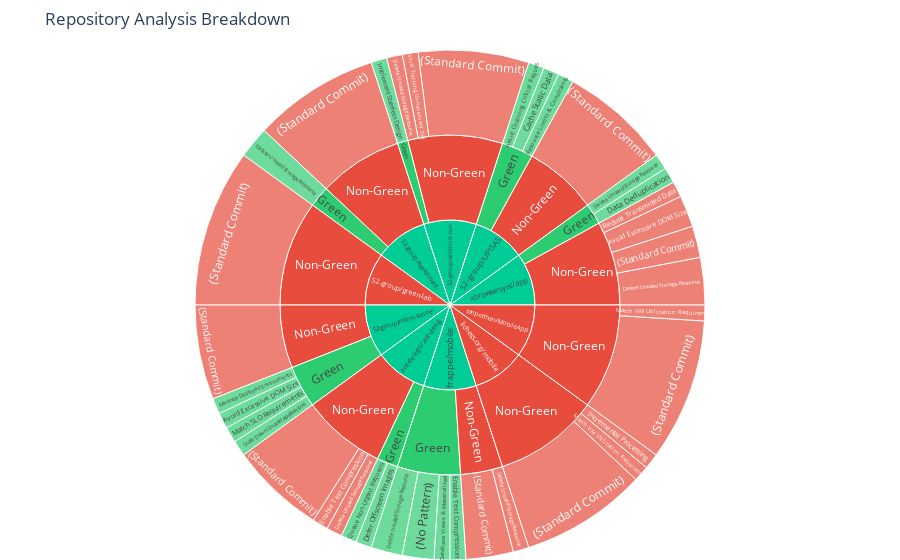
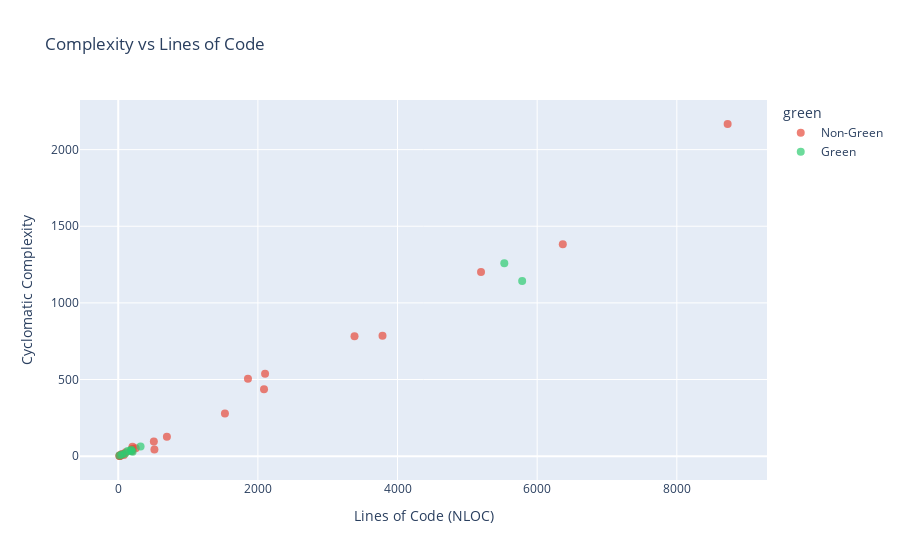

The cell these charts' notebook holds for them, in order:
### Markdown cell above
---
## Step 15: Interactive Visualization (Plotly)

Interactive charts for deeper exploration.

### Code cell
import plotly.express as px
import warnings

# Suppress the FutureWarning from Plotly/Pandas compatibility
warnings.filterwarnings("ignore", category=FutureWarning, module="plotly")

# Sunburst: Repository -> Green/Non-Green -> Pattern
sun_data = []
for r in results:
    for c in r.get("commits", []):
        is_green = c.get("green_aware", False)
        cat = "Green" if is_green else "Non-Green"
        patterns = c.get("gsf_patterns_matched", [])
        # Use descriptive label instead of "None"
        if patterns:
            pat = patterns[0][:30]
        else:
            pat = "(No Pattern)" if is_green else "(Standard Commit)"
        sun_data.append(
            {
                "repository": r["name"][:20],
                "category": cat,
                "pattern": pat,
                "count": 1,
            }
        )

if sun_data:
    df_sun = pd.DataFrame(sun_data)
    fig = px.sunburst(
        df_sun,
        path=["repository", "category", "pattern"],
        values="count",
        title="Repository Analysis Breakdown",
        color="category",
        color_discrete_map={"Green": "#2ecc71", "Non-Green": "#e74c3c"},
    )
    fig.update_layout(margin=dict(t=50, l=0, r=0, b=0))
    fig.show()

# Scatter: Complexity vs NLOC
sc = [
    {
        "cx": c["total_complexity"],
        "nloc": c["total_nloc"],
        "green": "Green" if c.get("green_aware") else "Non-Green",
        "repo": c.get("repository", "Unknown"),
    }
    for c in all_commits
    if c.get("total_complexity") and c.get("total_nloc")
]

if sc:
    fig2 = px.scatter(
        pd.DataFrame(sc),
        x="nloc",
        y="cx",
        color="green",
        hover_data=["repo"],
        color_discrete_map={"Green": "#2ecc71", "Non-Green": "#e74c3c"},
        title="Complexity vs Lines of Code",
        labels={"nloc": "Lines of Code (NLOC)", "cx": "Cyclomatic Complexity"},
    )
    fig2.update_traces(marker=dict(size=8, opacity=0.7))
    fig2.show()

### Figure 1 — Plotly figure (JSON) as saved in the notebook; plotly's stock layout.template omitted (floating-point values rounded to 4 significant figures)
{"data": [{"branchvalues": "total", "customdata": [["Non-Green"], ["Non-Green"], ["Non-Green"], ["Non-Green"], ["Non-Green"], ["Green"], ["Green"], ["Non-Green"], ["Green"], ["Green"], ["Non-Green"], ["Green"], ["Non-Green"], ["(?)"], ["Non-Green"], ["Non-Green"], ["Non-Green"], ["Non-Green"], ["Non-Green"], ["Green"], ["Green"], ["Non-Green"], ["Non-Green"], ["Non-Green"], ["Non-Green"], ["Non-Green"], ["Non-Green"], ["Non-Green"], ["Non-Green"], ["Non-Green"], ["(?)"], ["(?)"], ["(?)"], ["Non-Green"], ["(?)"], ["(?)"], ["(?)"], ["Non-Green"], ["Green"], ["Green"], ["Green"], ["Green"], ["Green"], ["Green"], ["Green"], ["Green"], ["Green"], ["Green"], ["Green"], ["Non-Green"], ["Non-Green"], ["Non-Green"], ["Non-Green"], ["Green"], ["Green"], ["Green"], ["Non-Green"], ["Green"], ["Non-Green"], ["Non-Green"], ["Non-Green"], ["Non-Green"], ["Green"], ["Non-Green"], ["Green"]], "domain": {"x": [0, 1], "y": [0, 1]}, "hovertemplate": "labels=%{label}<br>count=%{value}<br>parent=%{parent}<br>id=%{id}<br>category=%{customdata[0]}<extra></extra>", "ids": ["tanprathan/MobileApp/Non-Green/Match VM Utilization Requireme", "lichess-org/mobile/Non-Green", "S2-group/robot-runne/Non-Green", "S2-group/green-lab/Non-Green", "S2-group/experiment-/Non-Green", "ant-design/ant-desig/Green", "S2-group/UPISAS/Green/Resource Limits & Constraints", "xbrowsersync/app/Non-Green/Reduce Transmitted Data", "ant-design/ant-desig/Green/Queue Non-Urgent Requests", "S2-group/robot-runne/Green/Minimize Deployed Environments", "lichess-org/mobile/Non-Green/Match VM Utilization Requireme", "S2-group/android-run/Green/Implement Stateless Design", "ant-design/ant-desig/Non-Green/Enable Text Compression", "xbrowsersync/app", "ant-design/ant-desig/Non-Green/(Standard Commit)", "tanprathan/MobileApp/Non-Green/(Standard Commit)", "S2-group/green-lab/Non-Green/(Standard Commit)", "S2-group/android-run/Non-Green/Avoid Tracking Unnecessary Dat", "S2-group/robot-runne/Non-Green/(Standard Commit)", "frappe/mobile/Green", "xbrowsersync/app/Green", "S2-group/UPISAS/Non-Green", "S2-group/android-run/Non-Green", "S2-group/experiment-/Non-Green/(Standard Commit)", "S2-group/android-run/Non-Green/(Standard Commit)", "ant-design/ant-desig/Non-Green", "frappe/mobile/Non-Green", "S2-group/UPISAS/Non-Green/(Standard Commit)", "tanprathan/MobileApp/Non-Green", "xbrowsersync/app/Non-Green", "S2-group/UPISAS", "S2-group/android-run", "S2-group/experiment-", "S2-group/green-lab", "S2-group/robot-runne", "ant-design/ant-desig", "frappe/mobile", "lichess-org/mobile", "S2-group/robot-runne/Green", "S2-group/experiment-/Green", "S2-group/android-run/Green", "S2-group/UPISAS/Green", "S2-group/UPISAS/Green/Cache Static Data", "xbrowsersync/app/Green/Data Deduplication", "frappe/mobile/Green/Database Views & Materialized ", "ant-design/ant-desig/Green/Defer Offscreen Images", "S2-group/experiment-/Green/Delete Unused Storage Resource", "frappe/mobile/Green/Delete Unused Storage Resource", "xbrowsersync/app/Green/Delete Unused Storage Resource", "S2-group/android-run/Non-Green/Delete Unused Storage Resource", "ant-design/ant-desig/Non-Green/Delete Unused Storage Resource", "frappe/mobile/Non-Green/Delete Unused Storage Resource", "xbrowsersync/app/Non-Green/Delete Unused Storage Resource", "frappe/mobile/Green/Enable Text Compression", "S2-group/robot-runne/Green/Avoid Excessive DOM Size", "S2-group/UPISAS/Green/Avoid Chaining Critical Reques", "lichess-org/mobile/Non-Green/Incremental Processing", "S2-group/robot-runne/Green/Match SLO Requirements", "xbrowsersync/app/Non-Green/(Standard Commit)", "tanprathan/MobileApp", "lichess-org/mobile/Non-Green/(Standard Commit)", "frappe/mobile/Non-Green/(Standard Commit)", "S2-group/robot-runne/Green/Scale Down Unused Applications", "xbrowsersync/app/Non-Green/Avoid Excessive DOM Size", "frappe/mobile/Green/(No Pattern)"], "labels": ["Match VM Utilization Requireme", "Non-Green", "Non-Green", "Non-Green", "Non-Green", "Green", "Resource Limits & Constraints", "Reduce Transmitted Data", "Queue Non-Urgent Requests", "Minimize Deployed Environments", "Match VM Utilization Requireme", "Implement Stateless Design", "Enable Text Compression", "xbrowsersync/app", "(Standard Commit)", "(Standard Commit)", "(Standard Commit)", "Avoid Tracking Unnecessary Dat", "(Standard Commit)", "Green", "Green", "Non-Green", "Non-Green", "(Standard Commit)", "(Standard Commit)", "Non-Green", "Non-Green", "(Standard Commit)", "Non-Green", "Non-Green", "S2-group/UPISAS", "S2-group/android-run", "S2-group/experiment-", "S2-group/green-lab", "S2-group/robot-runne", "ant-design/ant-desig", "frappe/mobile", "lichess-org/mobile", "Green", "Green", "Green", "Green", "Cache Static Data", "Data Deduplication", "Database Views & Materialized ", "Defer Offscreen Images", "Delete Unused Storage Resource", "Delete Unused Storage Resource", "Delete Unused Storage Resource", "Delete Unused Storage Resource", "Delete Unused Storage Resource", "Delete Unused Storage Resource", "Delete Unused Storage Resource", "Enable Text Compression", "Avoid Excessive DOM Size", "Avoid Chaining Critical Reques", "Incremental Processing", "Match SLO Requirements", "(Standard Commit)", "tanprathan/MobileApp", "(Standard Commit)", "(Standard Commit)", "Scale Down Unused Applications", "Avoid Excessive DOM Size", "(No Pattern)"], "marker": {"colors": ["#e74c3c", "#e74c3c", "#e74c3c", "#e74c3c", "#e74c3c", "#2ecc71", "#2ecc71", "#e74c3c", "#2ecc71", "#2ecc71", "#e74c3c", "#2ecc71", "#e74c3c", "#00cc96", "#e74c3c", "#e74c3c", "#e74c3c", "#e74c3c", "#e74c3c", "#2ecc71", "#2ecc71", "#e74c3c", "#e74c3c", "#e74c3c", "#e74c3c", "#e74c3c", "#e74c3c", "#e74c3c", "#e74c3c", "#e74c3c", "#00cc96", "#00cc96", "#00cc96", "#e74c3c", "#00cc96", "#00cc96", "#00cc96", "#e74c3c", "#2ecc71", "#2ecc71", "#2ecc71", "#2ecc71", "#2ecc71", "#2ecc71", "#2ecc71", "#2ecc71", "#2ecc71", "#2ecc71", "#2ecc71", "#e74c3c", "#e74c3c", "#e74c3c", "#e74c3c", "#2ecc71", "#2ecc71", "#2ecc71", "#e74c3c", "#2ecc71", "#e74c3c", "#e74c3c", "#e74c3c", "#e74c3c", "#2ecc71", "#e74c3c", "#2ecc71"]}, "name": "", "parents": ["tanprathan/MobileApp/Non-Green", "lichess-org/mobile", "S2-group/robot-runne", "S2-group/green-lab", "S2-group/experiment-", "ant-design/ant-desig", "S2-group/UPISAS/Green", "xbrowsersync/app/Non-Green", "ant-design/ant-desig/Green", "S2-group/robot-runne/Green", "lichess-org/mobile/Non-Green", "S2-group/android-run/Green", "ant-design/ant-desig/Non-Green", "", "ant-design/ant-desig/Non-Green", "tanprathan/MobileApp/Non-Green", "S2-group/green-lab/Non-Green", "S2-group/android-run/Non-Green", "S2-group/robot-runne/Non-Green", "frappe/mobile", "xbrowsersync/app", "S2-group/UPISAS", "S2-group/android-run", "S2-group/experiment-/Non-Green", "S2-group/android-run/Non-Green", "ant-design/ant-desig", "frappe/mobile", "S2-group/UPISAS/Non-Green", "tanprathan/MobileApp", "xbrowsersync/app", "", "", "", "", "", "", "", "", "S2-group/robot-runne", "S2-group/experiment-", "S2-group/android-run", "S2-group/UPISAS", "S2-group/UPISAS/Green", "xbrowsersync/app/Green", "frappe/mobile/Green", "ant-design/ant-desig/Green", "S2-group/experiment-/Green", "frappe/mobile/Green", "xbrowsersync/app/Green", "S2-group/android-run/Non-Green", "ant-design/ant-desig/Non-Green", "frappe/mobile/Non-Green", "xbrowsersync/app/Non-Green", "frappe/mobile/Green", "S2-group/robot-runne/Green", "S2-group/UPISAS/Green", "lichess-org/mobile/Non-Green", "S2-group/robot-runne/Green", "xbrowsersync/app/Non-Green", "", "lichess-org/mobile/Non-Green", "frappe/mobile/Non-Green", "S2-group/robot-runne/Green", "xbrowsersync/app/Non-Green", "frappe/mobile/Green"], "type": "sunburst", "values": [1, 10, 6, 10, 8, 2, 1, 1, 1, 1, 1, 1, 1, 10, 6, 9, 10, 1, 6, 6, 2, 7, 9, 8, 7, 8, 4, 7, 10, 8, 10, 10, 10, 10, 10, 10, 10, 10, 4, 2, 1, 3, 1, 1, 1, 1, 2, 2, 1, 1, 1, 1, 3, 1, 1, 1, 1, 1, 2, 10, 8, 3, 1, 2, 2]}], "layout": {"legend": {"tracegroupgap": 0}, "margin": {"b": 0, "l": 0, "r": 0, "t": 50}, "title": {"text": "Repository Analysis Breakdown"}}}

### Figure 2 — Plotly figure (JSON) as saved in the notebook; plotly's stock layout.template omitted (floating-point values rounded to 4 significant figures)
{"data": [{"customdata": [["S2-group/UPISAS"], ["S2-group/UPISAS"], ["S2-group/UPISAS"], ["S2-group/UPISAS"], ["S2-group/experiment-runner"], ["S2-group/experiment-runner"], ["S2-group/experiment-runner"], ["frappe/mobile"], ["S2-group/robot-runner"], ["S2-group/robot-runner"], ["S2-group/robot-runner"], ["S2-group/android-runner"], ["xbrowsersync/app"], ["xbrowsersync/app"], ["xbrowsersync/app"], ["xbrowsersync/app"], ["xbrowsersync/app"], ["xbrowsersync/app"], ["xbrowsersync/app"], ["xbrowsersync/app"], ["S2-group/green-lab"], ["ant-design/ant-design-mobile"], ["ant-design/ant-design-mobile"], ["ant-design/ant-design-mobile"], ["lichess-org/mobile"]], "hovertemplate": "green=Non-Green<br>Lines of Code (NLOC)=%{x}<br>Cyclomatic Complexity=%{y}<br>repo=%{customdata[0]}<extra></extra>", "legendgroup": "Non-Green", "marker": {"color": "#e74c3c", "opacity": 0.7, "size": 8, "symbol": "circle"}, "mode": "markers", "name": "Non-Green", "orientation": "v", "showlegend": true, "type": "scatter", "x": [80, 191, 108, 209, 2088, 697, 29, 22, 66, 197, 510, 204, 5196, 1858, 3384, 1528, 8728, 3785, 6367, 2103, 38, 21, 250, 518, 16], "xaxis": "x", "y": [8, 44, 25, 48, 436, 127, 2, 3, 14, 34, 96, 62, 1201, 505, 782, 278, 2167, 786, 1383, 537, 10, 1, 51, 43, 2], "yaxis": "y"}, {"customdata": [["S2-group/UPISAS"], ["S2-group/UPISAS"], ["S2-group/experiment-runner"], ["S2-group/robot-runner"], ["S2-group/robot-runner"], ["S2-group/robot-runner"], ["S2-group/robot-runner"], ["xbrowsersync/app"], ["xbrowsersync/app"], ["ant-design/ant-design-mobile"]], "hovertemplate": "green=Green<br>Lines of Code (NLOC)=%{x}<br>Cyclomatic Complexity=%{y}<br>repo=%{customdata[0]}<extra></extra>", "legendgroup": "Green", "marker": {"color": "#2ecc71", "opacity": 0.7, "size": 8, "symbol": "circle"}, "mode": "markers", "name": "Green", "orientation": "v", "showlegend": true, "type": "scatter", "x": [136, 187, 206, 320, 98, 53, 184, 5785, 5529, 19], "xaxis": "x", "y": [33, 41, 28, 63, 18, 10, 33, 1142, 1259, 4], "yaxis": "y"}], "layout": {"legend": {"title": {"text": "green"}, "tracegroupgap": 0}, "title": {"text": "Complexity vs Lines of Code"}, "xaxis": {"anchor": "y", "domain": [0, 1], "title": {"text": "Lines of Code (NLOC)"}}, "yaxis": {"anchor": "x", "domain": [0, 1], "title": {"text": "Cyclomatic Complexity"}}}}
